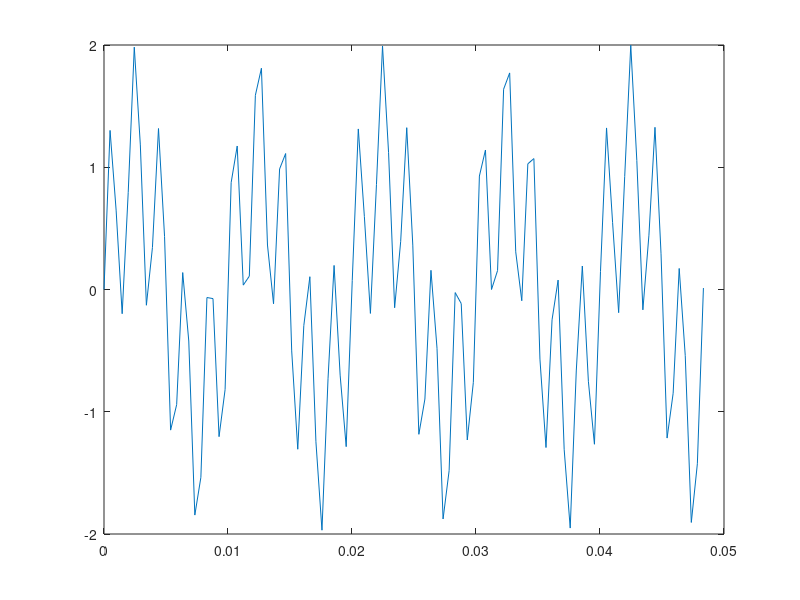
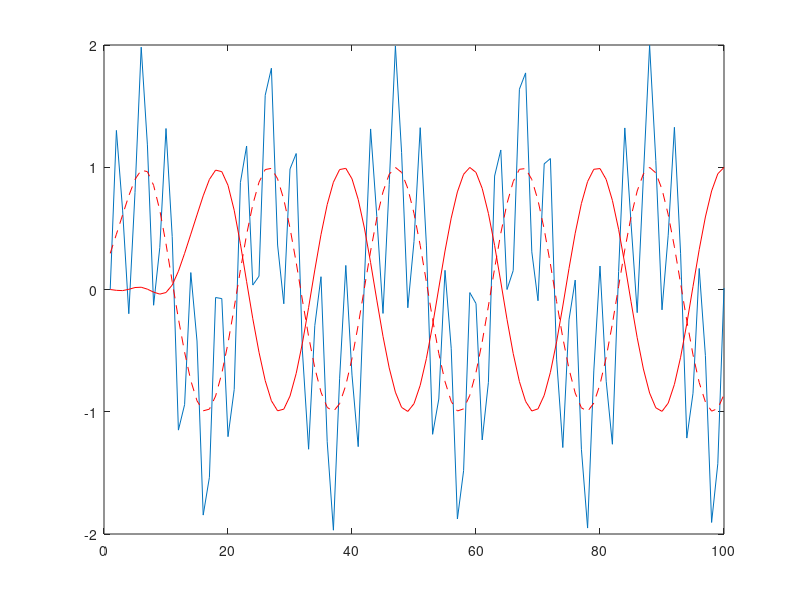
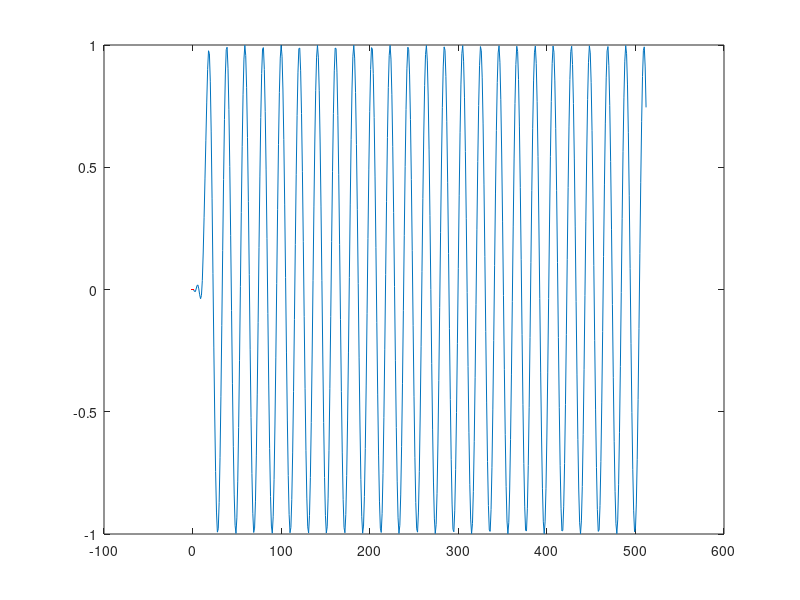
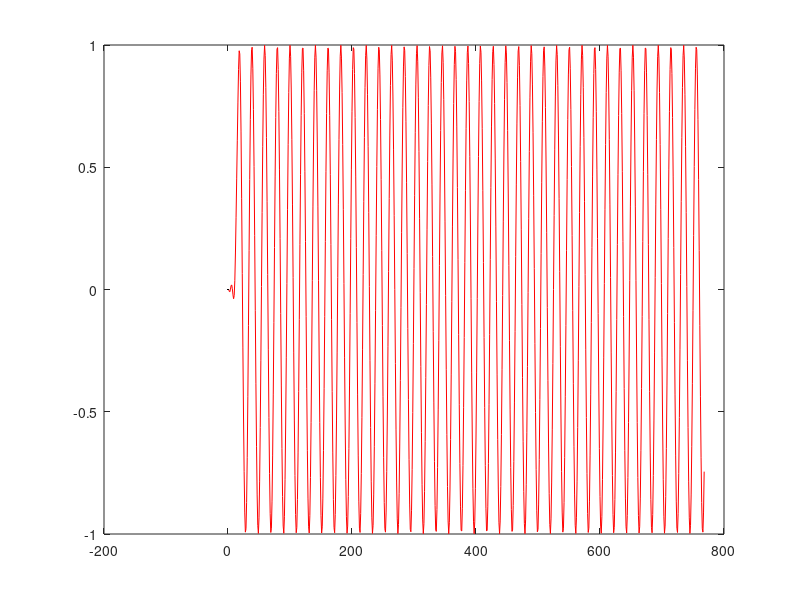

Write the MATLAB code that produced these figures, in order.
%Setup
% clear all
close all

% Make some data
fs = 2048;
T = 10;
t = linspace(0,T-1/fs,T*fs);
x = sin(2*pi*100*t) + sin(2*pi*500*t);
xt = sin(2*pi*100*t);

% Plot the data
figure('position',[125   545   550   420])
title('Input signal')
pidx = 1:100;
plot(t(pidx),x(pidx))

% Design a filter to take out the higher tone
%   Order 24 will produce 25 coeff, group delay = N-1 /2

N     = 24;
Fpass = 200;  % Passband Frequency
Fstop = 400;  % Stopband Frequency
Wpass = 1;    % Passband Weight
Wstop = 1;    % Stopband Weight
dens  = 20;   % Density Factor

% Calculate the coefficients using the FIRPM function.
b  = firpm(N, [0 Fpass Fstop fs/2]/(fs/2), [1 1 0 0], [Wpass Wstop], ...
           {dens});
% Filter data in time domain
y = filter(b,1,x);

gdelay = N/2;
figure('position',[680   545   550   420])
title('Time Domain filtered output')
plot(x(pidx));
hold on
plot(y(pidx),'r');
plot(y(pidx+gdelay),'r--')

%params for fft filter
fftsize = 256;
overlap = N ;      

% Zero pad Overlap and apply filter
B = fft(b,fftsize);
xbuf = buffer(x,fftsize-overlap,0);
XBUF = bsxfun(@times,fft(xbuf,fftsize),transpose(B));
ybuf = ifft(XBUF);

figure('position',[1235   545   550   420])
title('First frame of Freq Domain filter')
plot(y(1:512))
hold on
plot(ybuf(:,1),'r')

% now do the add part of "overlap add"
yoa = zeros(1,prod(size(ybuf)));
yoa(1:fftsize) = ybuf(:,1);
for k = 2:size(ybuf,2)
   start = (k-1)*(fftsize-overlap)+1;
   stop = start + fftsize-1;
   yoa(start:stop) = yoa(start:stop) + transpose(ybuf(:,k));
end

%% This is a bunch of code I used to test and verify results
figure('position',[680   30   550   420])
plot(yoa(1:768))
hold on
plot(y(1:768),'r')

b1 = ifft(fft(x(1:232),256).*B);
b2 = ifft(fft(x(233:464),256).*B);

xbuf = buffer(x,232,0);
bb1 = ifft(fft(xbuf(:,1)',256).*B);
bb2 = ifft(fft(xbuf(:,2),256).*transpose(B));

%add together
bbc = zeros(1,512);
bbc(1:256) = bb1;
bbc(233:488) = bbc(233:488)+bb2.';

yc = zeros(1,512);
yc(1:256) = ybuf(:,1).';
cidx = fftsize-overlap+1:2*fftsize-overlap;
yc(cidx) = yc(cidx)+ybuf(:,2).';

plot(yc,'k--')

%% Downsample by 4
dsr = fftsize/4;
dfftsize = fftsize/4;
doverlap = overlap/4;
idx1 = 1:dsr;
idx2 = dsr+1:2*dsr;
idx3 = 2*dsr+1:3*dsr;
idx4 = 3*dsr+1:4*dsr;

% alais the signal!
XDSB = XBUF(idx1,:) + XBUF(idx2,:) + XBUF(idx3,:) +XBUF(idx4,:);
ybuf = real(ifft(XDSB))./4;

yoad = zeros(1,prod(size(ybuf)));
yoad(1:dfftsize) = ybuf(:,1);
for k = 2:size(ybuf,2)
   start = (k-1)*(dfftsize-doverlap)+1;
   stop = start + dfftsize-1;
   yoad(start:stop) = yoad(start:stop) + ybuf(:,k).';
end












